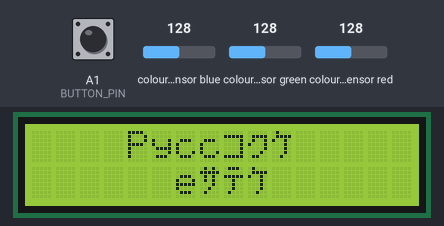
Simulated run of this sketch. Board: Arduino Uno, built with avr-gcc and run on an emulated ATmega328P. Shown: 16×2 character LCD. Wiring (inferred from the names in the program): TCS3200 colour sensor: output pin 8; S2 pin 6; S3 pin 7; S0 pin 10; S1 pin 9. Inputs (shaded band) come from the test bench; at power-on: colour sensor blue 128, A1 (BUTTON_PIN) HIGH, colour sensor red 128, colour sensor green 128. What the sketch prints to the serial monitor is not drawn.

Above: at 1.2 s.
1.3 s: colour sensor blue set to 5
At 1.74 s:
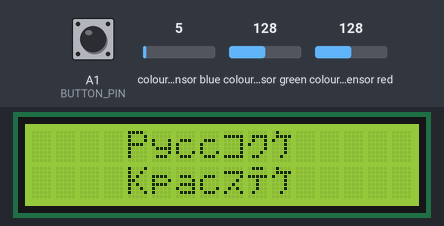
3.3 s: A1 (BUTTON_PIN) pulled LOW for 0.15 s
At 3.58 s:
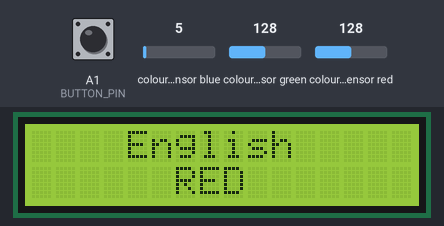
4.0 s: colour sensor red set to 5
At 4.19 s:
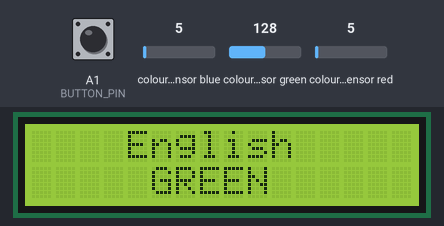
6.4 s: A1 (BUTTON_PIN) pulled LOW for 1 s
At 6.64 s:
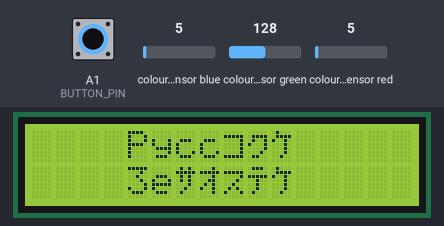
Timing chart, 0 to 9.0 s (numbered marks = the images above; inputs shaded):
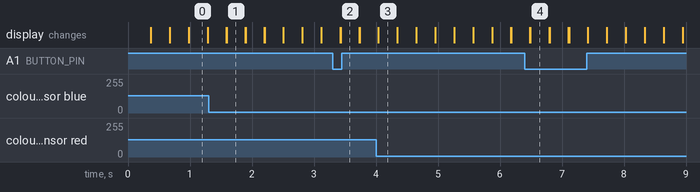

The sketch:

color_detect.ino
```cpp
#define S0 10
#define S1 9
#define S2 6
#define S3 7
#define sensorOut 8

int redFrequency = 0;
int greenFrequency = 0;
int blueFrequency = 0;
int lan = 1;

#include <LiquidCrystal.h>
LiquidCrystal lcd(11, 12, 5, 4, 3, 2);


// для хранения данных о красном, зеленом и синем цветах:
int redColor = 0;
int greenColor = 0;
int blueColor = 0;


#define BUTTON_PIN A1
boolean buttonWasUp = true;  // была ли кнопка отпущена?

void setup() {


  // выставляем контакты S0, S1, S2 и S3 в режим OUTPUT:
  pinMode(S0, OUTPUT);
  pinMode(S1, OUTPUT);
  pinMode(S2, OUTPUT);
  pinMode(S3, OUTPUT);
  pinMode(BUTTON_PIN, INPUT_PULLUP);


  lcd.begin(16, 2);


  // выставляем контакт sensorOut в режим INPUT:
  pinMode(sensorOut, INPUT);

  // задаем масштабирование частоты на 20%:
  digitalWrite(S0, HIGH);
  digitalWrite(S1, LOW);

  // запускаем последовательную коммуникацию:
  Serial.begin(9600);
}

void loop() {


  // настраиваем датчик таким образом, чтобы считывать данные
  // с фотодиодов с красным фильтром:
  digitalWrite(S2, LOW);
  digitalWrite(S3, LOW);

  // считываем выходную частоту:
  redFrequency = pulseIn(sensorOut, LOW);

  // подгоняем считанное значение к диапазону 0-255;
  redColor = map(redFrequency, 90, 500, 255, 0);


  Serial.print("R = ");
  Serial.print(redFrequency);


  // настраиваем датчик таким образом, чтобы считывать данные
  // с фотодиодов с зеленым фильтром:
  digitalWrite(S2, HIGH);
  digitalWrite(S3, HIGH);

  // считываем выходную частоту:
  greenFrequency = pulseIn(sensorOut, LOW);


  // подгоняем считанное значение к диапазону 0-255;
  greenColor = map(greenFrequency, 100, 730, 255, 0);

  Serial.print(" G = ");
  Serial.print(greenFrequency);


  // настраиваем датчик таким образом, чтобы считывать данные
  // с фотодиодов с синим фильтром:
  digitalWrite(S2, LOW);
  digitalWrite(S3, HIGH);

  // считываем выходную частоту:
  blueFrequency = pulseIn(sensorOut, LOW);

  // подгоняем считанное значение к диапазону 0-255;
  blueColor = map(blueFrequency, 60, 500, 255, 0);

  Serial.print(" B = ");
  Serial.print(blueFrequency);

  Serial.println();


  if (greenFrequency > 800 and blueFrequency > 500 and redFrequency > 700){ //Сначала делаем проверку на черный
    if (lan == 0) { //делаем проверку на язык
      lcd.setCursor(4, 0);
      lcd.print("English");
      lcd.setCursor(5, 1);
      lcd.print("BLACK");
    }

    if (lan == 1) {
      lcd.setCursor(4, 0);
      lcd.print("\x50ycc\xBA\xB8\xB9"); //на русском
      lcd.setCursor(4, 1);
      lcd.print("\xAB\xB5p\xBD\xC3\xB9");
    }
    delay(300);
    lcd.clear();
  }

  else if (greenFrequency < 160 and blueFrequency < 160 and redFrequency < 160){ //затем проверку на белый
    if (lan == 0) { //делаем проверку на язык
      lcd.setCursor(4, 0);
      lcd.print("English");
      lcd.setCursor(5, 1);
      lcd.print("WHITE");
    }

    if (lan == 1) {
      lcd.setCursor(4, 0);
      lcd.print("\x50ycc\xBA\xB8\xB9"); //на русском
      lcd.setCursor(5, 1);
      lcd.print("\xA0\x65\xBB\xC3\xB9");
    }
    delay(300);
    lcd.clear();

  }

  else{ //если это не черный и не белый, то проверяем оставшиеся три цвета


  if (redColor > greenColor && redColor > blueColor) {
    if (lan == 0) { //делаем проверку на язык
      lcd.setCursor(4, 0);
      lcd.print("English");
      lcd.setCursor(6, 1);
      lcd.print("RED");
    }

    if (lan == 1) {
      lcd.setCursor(4, 0);
      lcd.print("\x50ycc\xBA\xB8\xB9"); //на русском
      lcd.setCursor(4, 1);
      lcd.print("Kpac\xBD\xC3\xB9");
    }
    delay(300);
    lcd.clear();
  }


  if (greenColor > redColor && greenColor > blueColor) {
    if (lan == 0) {
      lcd.setCursor(4, 0);
      lcd.print("English");
      lcd.setCursor(5, 1);
      lcd.print("GREEN");
    }
    if (lan == 1) {
      lcd.setCursor(4, 0);
      lcd.print("\x50ycc\xBA\xB8\xB9");
      lcd.setCursor(4, 1);
      lcd.print("3e\xBB\xB5\xBD\xC3\xB9");
    }
    delay(300);
    lcd.clear();
  }


  if (blueColor > redColor && blueColor > greenColor) {
    if (lan == 0) {
      lcd.setCursor(4, 0);
      lcd.print("English");
      lcd.setCursor(5, 1);
      lcd.print("BLUE");
    }
    if (lan == 1) {
      lcd.setCursor(4, 0);
      lcd.print("\x50ycc\xBA\xB8\xB9");
      lcd.setCursor(5, 1);
      lcd.print("C\xB8\xBD\xB8\xB9");
    }
    delay(300);
    lcd.clear();
  }


     //считываем нажатие кнопки
     boolean buttonIsUp = digitalRead(BUTTON_PIN);
   if (buttonWasUp && !buttonIsUp) {
    delay(5);
     buttonIsUp = digitalRead(BUTTON_PIN);
    if (!buttonIsUp) {
      lan = !lan;
      }
   }
  }
}
```

Measured:
- after the input at 1.3 s, the display: first differs from a run without the input after 0.29 s (image 1)
- after the input at 3.3 s, the display: first differs from a run without the input after 0.13 s (image 2)
- after the input at 4.0 s, the display: first differs from a run without the input at once (image 3)
- after the input at 6.4 s, the display: first differs from a run without the input after 0.09 s (image 4)
